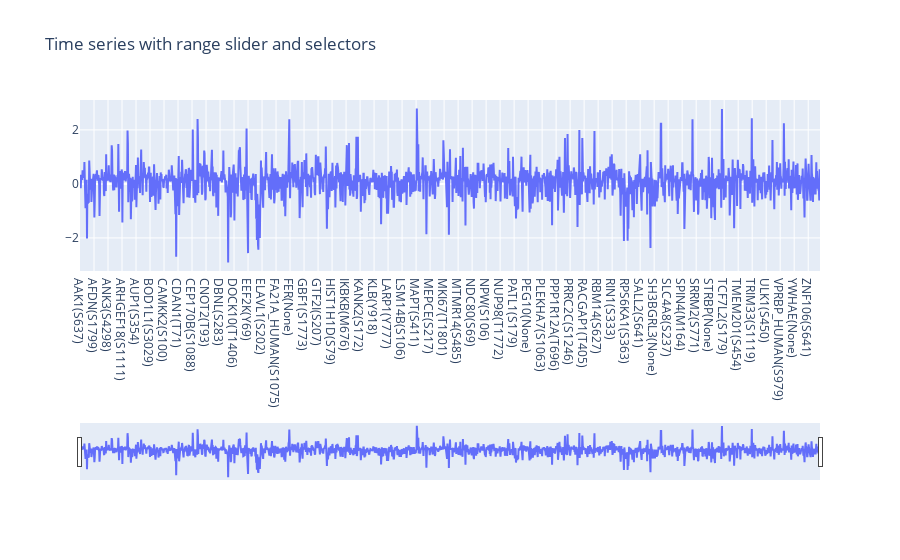

Write notebook code for a chart like this one.
### Code cell
#p_value_005
data1=p_value_005['AZ20_fold_change']
AZ20_fold_change=data1.values.tolist()
data1=p_value_005['Substrate']
Substrate=data1.values.tolist()
AZ20_fold=[]
fold_change=[]
Substrate01=[]

for number in range(0,len(AZ20_fold_change)):
    p=AZ20_fold_change[number]
    if p!=0:
            b=math.log(p,10)
            fold_change.append(b)
            n=Substrate[number]
            Substrate01.append(n)
        
# Create figure
fig = go.Figure()

fig.add_trace(
    go.Scatter(    x =Substrate01,
    y = fold_change))

# Set title
fig.update_layout(
    title_text="Time series with range slider and selectors"
)

# Add range slider
fig.update_layout(
    xaxis=go.layout.XAxis(

        rangeslider=dict(
            visible=True
        ),
        type="category"
    )
)

fig.show()

### Figure 1 — Plotly figure (JSON) as saved in the notebook; plotly's stock layout.template omitted (floating-point values rounded to 4 significant figures; data arrays with more than 128 entries replaced by an {"elided": "..."} marker saying what was removed)
{"data": [{"type": "scatter", "x": {"elided": "2009 str values"}, "y": {"elided": "2009 float values"}}], "layout": {"title": {"text": "Time series with range slider and selectors"}, "xaxis": {"rangeslider": {"visible": true}, "type": "category"}}}
